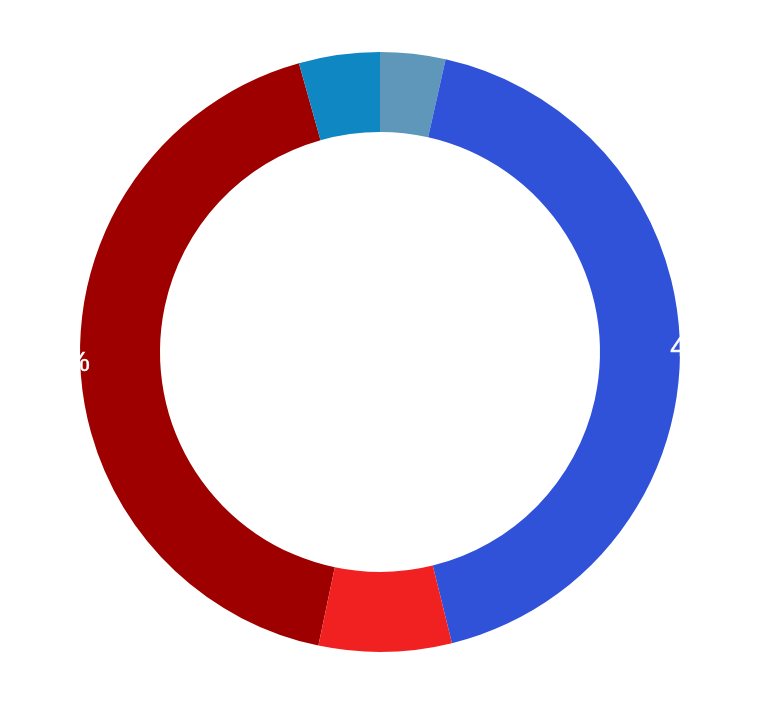

The Vega-Lite source for this figure:
### Vega-Lite specification from a JSON file in a GitHub repository (floating-point values rounded to 4 significant figures)
{"$schema": "https://vega.github.io/schema/vega-lite/v5.json", "background": "transparent", "width": 300, "height": 300, "data": {"values": [{"Region": "Europe", "Value": 1840606}, {"Region": "Africa", "Value": 152577}, {"Region": "Americas", "Value": 1852875}, {"Region": "Asia", "Value": 310553}, {"Region": "Oceania", "Value": 189290}]}, "transform": [{"joinaggregate": [{"op": "sum", "field": "Value", "as": "Total"}]}, {"calculate": "datum.Value / datum.Total", "as": "Percent"}, {"calculate": "format(datum.Percent, '.1%')", "as": "PercentLabel"}], "layer": [{"mark": {"type": "arc", "innerRadius": 110, "stroke": null}, "encoding": {"theta": {"field": "Value", "type": "quantitative", "stack": true}, "order": {"field": "Region", "type": "nominal"}, "color": {"field": "Region", "type": "nominal", "scale": {"domain": ["Europe", "Africa", "Americas", "Asia", "Oceania"], "range": ["#9e0000", "#5e97ba", "#3052d9", "#f22121", "#0f87c2"]}, "legend": null}, "tooltip": [{"field": "Region", "type": "nominal"}, {"field": "Value", "type": "quantitative", "title": "Offences", "format": ",d"}, {"field": "Percent", "type": "quantitative", "title": "Share", "format": ".1%"}]}}, {"transform": [{"filter": "datum.Percent >= 0.01"}], "mark": {"type": "text", "baseline": "middle", "fill": "white", "fontSize": 14, "stroke": "white", "strokeWidth": 0.25}, "encoding": {"theta": {"field": "Value", "type": "quantitative", "stack": true}, "order": {"field": "Region", "type": "nominal"}, "radius": {"value": 165}, "text": {"field": "PercentLabel"}}}, {"mark": {"type": "text", "align": "center", "baseline": "middle", "fontSize": 16, "fill": "white", "lineBreak": "\n"}, "encoding": {"theta": {"value": 0}, "radius": {"value": 0}, "text": {"value": "Violent & Sexual Crime\nOffences by Region, 2023"}}}], "config": {"view": {"stroke": null}}}
